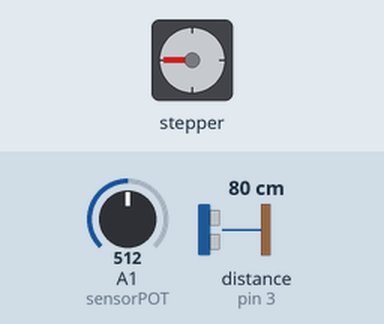
The sketch below on a simulated Arduino Uno, built with avr-gcc and run on an emulated ATmega328P. Parts: stepper motor. Wiring (inferred from the names in the program): stepper motor driver (200 steps per turn assumed): step pin 6; direction pin 9. The inputs (shaded band) are chosen by the test bench; at power-on: distance to the obstacle (sensor on pin 3) 80 cm, A1 (sensorPOT) = 512. The echo pulse lasts 58.3 µs per cm.

Above: at 1.2 s.
1.3 s: distance to the obstacle (sensor on pin 3) set to 2 cm
At 1.9 s:
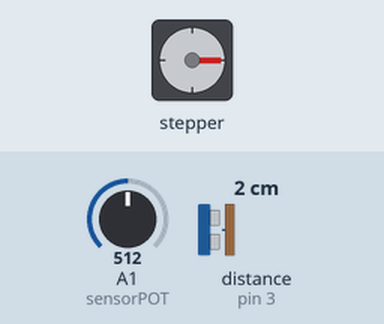
4.3 s: distance to the obstacle (sensor on pin 3) set to 4 cm
7.3 s: distance to the obstacle (sensor on pin 3) set to 9 cm
10.3 s: distance to the obstacle (sensor on pin 3) set to 18 cm
13.3 s: A1 (sensorPOT) set to 139
16.3 s: A1 (sensorPOT) set to 122
At 18.2 s:
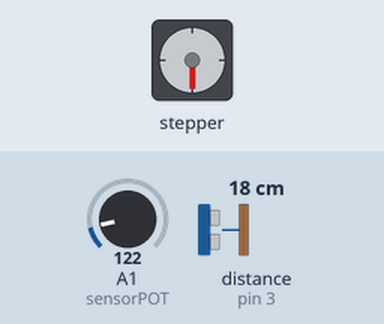
Timing chart, 0 to 20.3 s (numbered marks = the images above; inputs shaded):
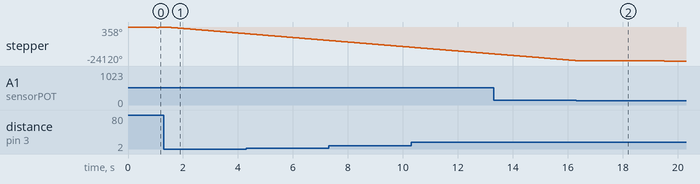

Measured:
- the behaviour switches between 131 and 130 on A1 (sensorPOT) (found by bisection; images 1 and 2)

The sketch:

StepperPotFeedback_22Apr2022.ino
```cpp
//Stepper output info
#define targetPOT A0
#define sensorPOT A1
#define pwmINPUT 3
#define PUL 6
#define DIR 9

#define pulseWidth 20  // microseconds
#define stepsPerRev 200
#define rangeOfRev .9
#define gearRatio 15.3
#define maxGearboxRPM 20
#define max_e 100

int currentPos;
int targetPos;
int e;
int i;

int maxCCW =  gearRatio * stepsPerRev / 2;
int maxCW = - gearRatio * stepsPerRev / 2;


void PULSE(float RPM, int dir) {
  float stepFreq = RPM / 60 * stepsPerRev * gearRatio;
  int cycleWidth = (1.0 / stepFreq) * 1000000;
  digitalWrite(DIR, dir);
  digitalWrite(PUL, HIGH);
  delayMicroseconds(pulseWidth);
  digitalWrite(PUL, LOW);
  delayMicroseconds(cycleWidth - pulseWidth);

}

void setup() {
  // put your setup code here, to run once:
  //pinMode(targetPOT, INPUT);
  pinMode(sensorPOT, INPUT);
  pinMode(PUL, OUTPUT);
  pinMode(DIR, OUTPUT);
  //Serial.begin(115200);
}

void posControl(){}

void loop() {
  //*
  // put your main code here, to run repeatedly:
  //targetPos = map(analogRead(targetPOT), 0, 1023, maxCW, maxCCW); // use potentiometer for target position
  targetPos = rangeOfRev * map(pulseIn(pwmINPUT,HIGH),1000,2000, maxCW, maxCCW); // use pwm from RC for target position
  currentPos = map(analogRead(sensorPOT), 0, 1023, maxCW, maxCCW);

  e = targetPos - currentPos;
  if (abs(e) > max_e) { //if the abs of error is above allowable error
    i = max_e / 2;      //set i to half the max allowable error

    while (i > 0) {
      if (e > max_e) {
        boolean dir = 1;
        PULSE(maxGearboxRPM, dir);
        //Serial.print(dir);
      }
      if (e < -max_e) {
        boolean dir = 0;
        PULSE(maxGearboxRPM, dir);
        //Serial.print(dir);

      }
      i -= 1;

    }


  }//*/
        /*
      Serial.print(maxCW);
      Serial.print('\t');
      Serial.print(maxCCW);
      Serial.print('\t');///
      Serial.print(analogRead(A0));
      Serial.print('\t');
      Serial.print(analogRead(A1));
      Serial.print('\t');
      Serial.print(targetPos);
      Serial.print('\t');
      Serial.println(currentPos);///
      //delay(10); //extra long delay for testing, remove before final version
      //*/
     // delay(100);

}
```
